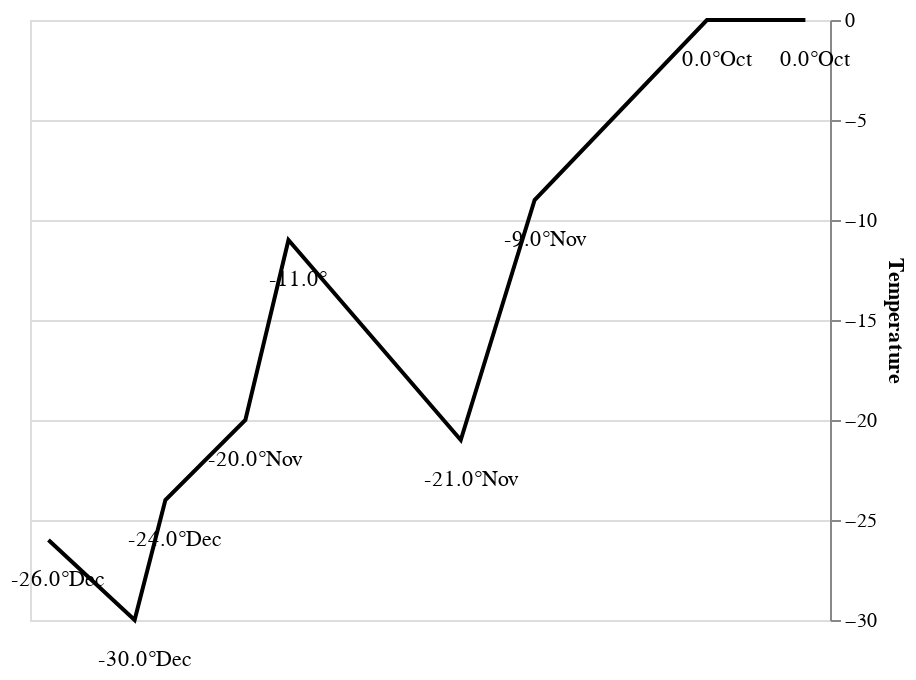

Source (notebook cell):
### Code cell
temperature_chart

### Figure 1 — Vega-Lite specification as saved in the notebook (floating-point values rounded to 4 significant figures)
{"config": {"view": {"continuousWidth": 400, "continuousHeight": 300}}, "layer": [{"mark": {"type": "line", "color": "#000000"}, "encoding": {"x": {"type": "quantitative", "axis": null, "field": "LONT"}, "y": {"type": "quantitative", "axis": {"orient": "right", "title": "Temperature"}, "field": "TEMP"}}}, {"mark": {"type": "text", "dx": 5, "dy": 20}, "encoding": {"text": {"type": "nominal", "field": "TEXT"}, "x": {"type": "quantitative", "axis": null, "field": "LONT"}, "y": {"type": "quantitative", "axis": {"grid": true, "orient": "right", "title": "Temperature"}, "field": "TEMP"}}}], "data": {"name": "data-071a2d87cf4841c773e950f127382a52"}, "$schema": "https://vega.github.io/schema/vega-lite/v4.0.2.json", "datasets": {"data-071a2d87cf4841c773e950f127382a52": [{"LONT": 37.6, "TEMP": 0.0, "DAYS": 6.0, "MON": "Oct", "DAY": 18.0, "TEXT": "0.0°Oct"}, {"LONT": 36.0, "TEMP": 0.0, "DAYS": 6.0, "MON": "Oct", "DAY": 24.0, "TEXT": "0.0°Oct"}, {"LONT": 33.2, "TEMP": -9.0, "DAYS": 16.0, "MON": "Nov", "DAY": 9.0, "TEXT": "-9.0°Nov"}, {"LONT": 32.0, "TEMP": -21.0, "DAYS": 5.0, "MON": "Nov", "DAY": 14.0, "TEXT": "-21.0°Nov"}, {"LONT": 29.2, "TEMP": -11.0, "DAYS": 10.0, "MON": "", "DAY": "", "TEXT": "-11.0°"}, {"LONT": 28.5, "TEMP": -20.0, "DAYS": 4.0, "MON": "Nov", "DAY": 28.0, "TEXT": "-20.0°Nov"}, {"LONT": 27.2, "TEMP": -24.0, "DAYS": 3.0, "MON": "Dec", "DAY": 1.0, "TEXT": "-24.0°Dec"}, {"LONT": 26.7, "TEMP": -30.0, "DAYS": 5.0, "MON": "Dec", "DAY": 6.0, "TEXT": "-30.0°Dec"}, {"LONT": 25.3, "TEMP": -26.0, "DAYS": 1.0, "MON": "Dec", "DAY": 7.0, "TEXT": "-26.0°Dec"}]}}
